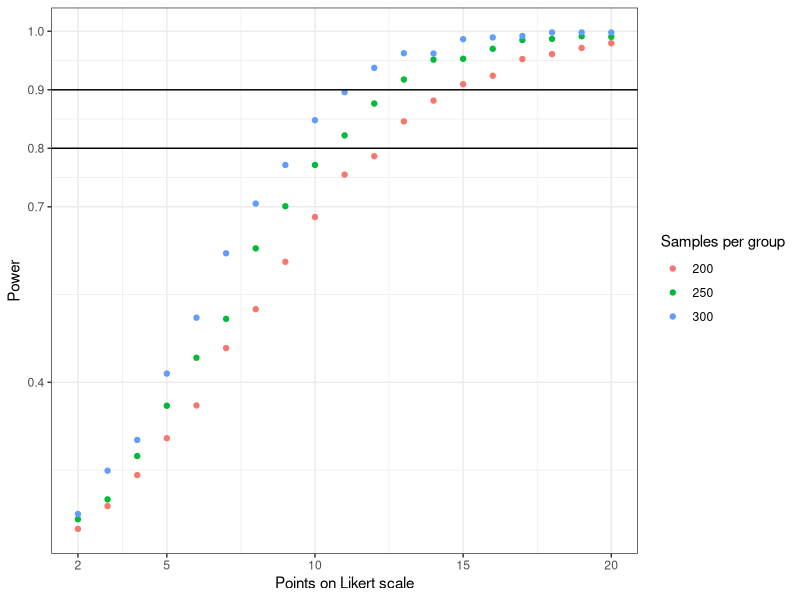

Recreate this plot in R.
## ---- chunk 1
suppressPackageStartupMessages(library(tidyverse))
suppressPackageStartupMessages(library(pwr))
suppressPackageStartupMessages(library(ggplot2))
## ---- chunk 2

# effect size calculation

p1 <- 0.70  # Proportion in group 1 (decision aid)
p2 <- 0.82  # Proportion in group 2 (control)


# Calculate the effect size (Cohen's d)
effect_size <- abs(qnorm(p1) - qnorm(p2)) / sqrt(2)

#Print the result
#In this case, the effect size is 0.276. 

n_total <- 396  # Total sample size
alpha <- 0.05  # Significance level
power <- 0.9  # Desired power


pwr.t.test(d = 0.283, sig.level = alpha, power = 0.9, type = "two.sample")
## ---- chunk 3

# helper function for calculating SD
  # as scale increases, SD should naturally increase as well (makes sense for survey data).
  # this function increases SD proportionately to the % increase in scale by adding an extra point.
    # approximates the SD of the reference paper pretty well, so works for our purposes.
get_sd <- function(scale) {
  if (max(scale) == 2) {
    return (1)
  }
  return ( get_sd(max(scale - 1)) + (1 / max(scale)) )
}

set.seed(123)

# Calculates power as the percentage of B t-tests which correctly reject H0.
calculate_paired_t_test_power <- function(scale, alpha, mean_difference_percentage, n1, n2, B) {
  
  # Counter for every time null hypothesis is correctly rejected.
  correctly_rejected_H0s <- 0
  
  # mean on scale
  mean_scale = mean(scale)
  sd = get_sd(scale)
  
  # Mean of 2 groups (to generate sampling probability)
  mu_1 = mean_scale*(1 - (mean_difference_percentage/2))
  mu_2 = mean_scale*(1 + (mean_difference_percentage/2))
  
  # Generate sampling weights corresponding to a normal distribution.
  weights_group1 <- dnorm(scale, mean = mu_1, sd = sd)
  weights_group1 <- weights_group1 / sum(weights_group1)  # normalize weights to sum to 1
  
  weights_group2 <- dnorm(scale, mean = mu_2, sd = sd)
  weights_group2 <- weights_group2 / sum(weights_group2) # same as above
  
  # Perform simulations
  for (i in 1:B) {
    
    # Sample integers in specified scale using the calculated weights for each group
    samples_group1 <- sample(scale, size = n1, replace = TRUE, prob = weights_group1)
    samples_group2 <- sample(scale, size = n2, replace = TRUE, prob = weights_group2)
    
    # paired t-test on generated data.
    t_test <- t.test(samples_group1, samples_group2, 
                     alternative = "two.sided", 
                     mu = 0, 
                     paired = FALSE, 
                     var.equal = TRUE, 
                     conf.level = 1-alpha)
    
    # Check if the result is significant
    if (t_test$p.value < alpha) {
      correctly_rejected_H0s <- correctly_rejected_H0s + 1
    }
  }
  
  # Calculate power
  power <- correctly_rejected_H0s / B
  return (power)
}

B = 2000

alpha = 0.05

mean_difference_percentage = 0.12

n1 = 200

n2 = 200

power_vec_n200 = vector()

for (i in 2:20) {

power_vec_n200[i-1] = calculate_paired_t_test_power(1:i, alpha, mean_difference_percentage, n1, n2, B)

}

n1 = 250

n2 = n1

power_vec_n250 = vector()

for (i in 2:20) {

power_vec_n250[i-1] = calculate_paired_t_test_power(1:i, alpha, mean_difference_percentage, n1, n2, B)

}

n1 = 300

n2 = n1

power_vec_n300 = vector()

for (i in 2:20) {

power_vec_n300[i-1] = calculate_paired_t_test_power(1:i, alpha, mean_difference_percentage, n1, n2, B)

}

## ---- chunk 4
scale_power_n = data.frame(power_vec_n200, power_vec_n250, power_vec_n300, 2:20)

long_scale_pwr_n = scale_power_n |> 
  pivot_longer(
    cols = starts_with("power_vec_n"),
    names_to = ("Samples per group"),
    names_prefix = "power_vec_n",
    values_to = "Power"
      ) |> mutate(`Samples per group` = factor(`Samples per group`))

colnames(long_scale_pwr_n) = c("Points on Likert scale", "Samples per group", "Power")



long_scale_pwr_n |> ggplot() + 
  geom_point(aes(x=`Points on Likert scale`, y=`Power`, color = `Samples per group`)) + 
  geom_hline(yintercept=0.8) + 
  geom_hline(yintercept=0.9) + 
  scale_y_continuous(breaks = sort(c(seq(round(min(long_scale_pwr_n$Power), 1), round(max(long_scale_pwr_n$Power), 1), length.out=4), 0.8, 0.9))) + 
  scale_x_continuous(breaks = c(2, 5, 10, 15, 20)) + 
  theme_bw()
